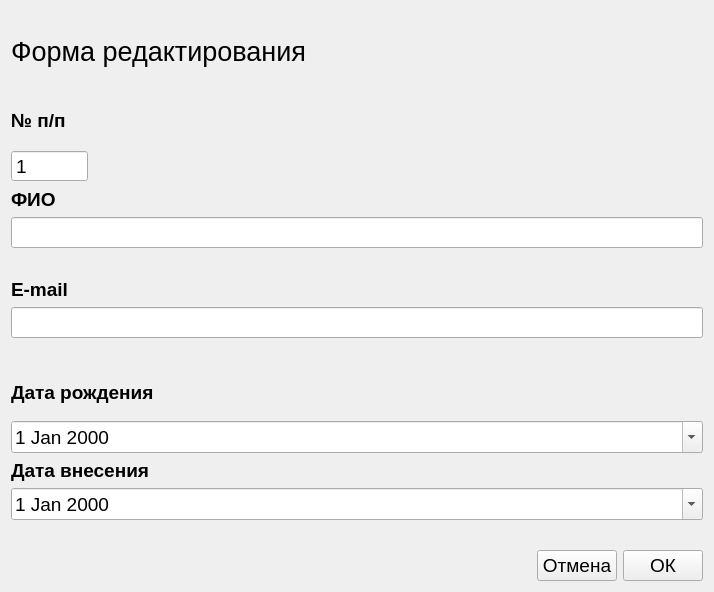
<?xml version="1.0" encoding="UTF-8"?>
<ui version="4.0">
 <class>EditOrChangeWindow</class>
 <widget class="QWidget" name="EditOrChangeWindow">
  <property name="geometry">
   <rect>
    <x>0</x>
    <y>0</y>
    <width>714</width>
    <height>592</height>
   </rect>
  </property>
  <property name="windowTitle">
   <string>Форма редактирования</string>
  </property>
  <layout class="QVBoxLayout" name="verticalLayout_2">
   <item>
    <widget class="QLabel" name="label_6">
     <property name="sizePolicy">
      <sizepolicy hsizetype="Preferred" vsizetype="Fixed">
       <horstretch>0</horstretch>
       <verstretch>0</verstretch>
      </sizepolicy>
     </property>
     <property name="minimumSize">
      <size>
       <width>0</width>
       <height>80</height>
      </size>
     </property>
     <property name="font">
      <font>
       <pointsize>20</pointsize>
      </font>
     </property>
     <property name="text">
      <string>Форма редактирования</string>
     </property>
    </widget>
   </item>
   <item>
    <layout class="QVBoxLayout" name="verticalLayout">
     <item>
      <layout class="QGridLayout" name="gridLayout">
       <item row="1" column="0">
        <widget class="QSpinBox" name="seqNumber">
         <property name="font">
          <font>
           <pointsize>14</pointsize>
          </font>
         </property>
         <property name="readOnly">
          <bool>true</bool>
         </property>
         <property name="buttonSymbols">
          <enum>QAbstractSpinBox::NoButtons</enum>
         </property>
         <property name="minimum">
          <number>1</number>
         </property>
         <property name="maximum">
          <number>999999999</number>
         </property>
        </widget>
       </item>
       <item row="0" column="0">
        <widget class="QLabel" name="label_2">
         <property name="font">
          <font>
           <pointsize>14</pointsize>
           <weight>75</weight>
           <bold>true</bold>
          </font>
         </property>
         <property name="text">
          <string>№ п/п</string>
         </property>
        </widget>
       </item>
       <item row="1" column="1">
        <spacer name="horizontalSpacer_2">
         <property name="orientation">
          <enum>Qt::Horizontal</enum>
         </property>
         <property name="sizeHint" stdset="0">
          <size>
           <width>20</width>
           <height>20</height>
          </size>
         </property>
        </spacer>
       </item>
      </layout>
     </item>
     <item>
      <layout class="QGridLayout" name="gridLayout_2">
       <item row="3" column="0">
        <widget class="QLabel" name="fullNameError">
         <property name="font">
          <font>
           <pointsize>12</pointsize>
          </font>
         </property>
         <property name="text">
          <string/>
         </property>
        </widget>
       </item>
       <item row="1" column="0">
        <widget class="QLabel" name="label">
         <property name="font">
          <font>
           <pointsize>14</pointsize>
           <weight>75</weight>
           <bold>true</bold>
          </font>
         </property>
         <property name="text">
          <string>ФИО</string>
         </property>
        </widget>
       </item>
       <item row="2" column="0">
        <widget class="QLineEdit" name="fullName">
         <property name="font">
          <font>
           <pointsize>14</pointsize>
          </font>
         </property>
        </widget>
       </item>
      </layout>
     </item>
     <item>
      <layout class="QGridLayout" name="gridLayout_3">
       <item row="2" column="0">
        <widget class="QLabel" name="emailError">
         <property name="font">
          <font>
           <pointsize>12</pointsize>
          </font>
         </property>
         <property name="text">
          <string/>
         </property>
        </widget>
       </item>
       <item row="0" column="0">
        <widget class="QLabel" name="label_3">
         <property name="font">
          <font>
           <pointsize>14</pointsize>
           <weight>75</weight>
           <bold>true</bold>
          </font>
         </property>
         <property name="text">
          <string>E-mail</string>
         </property>
        </widget>
       </item>
       <item row="1" column="0">
        <widget class="QLineEdit" name="email">
         <property name="font">
          <font>
           <pointsize>14</pointsize>
          </font>
         </property>
        </widget>
       </item>
      </layout>
     </item>
     <item>
      <layout class="QGridLayout" name="gridLayout_4">
       <item row="0" column="0">
        <widget class="QLabel" name="label_4">
         <property name="font">
          <font>
           <pointsize>14</pointsize>
           <weight>75</weight>
           <bold>true</bold>
          </font>
         </property>
         <property name="text">
          <string>Дата рождения</string>
         </property>
        </widget>
       </item>
       <item row="1" column="0">
        <widget class="QDateEdit" name="dateofbirth">
         <property name="font">
          <font>
           <pointsize>14</pointsize>
          </font>
         </property>
         <property name="buttonSymbols">
          <enum>QAbstractSpinBox::NoButtons</enum>
         </property>
         <property name="calendarPopup">
          <bool>true</bool>
         </property>
        </widget>
       </item>
      </layout>
     </item>
     <item>
      <layout class="QGridLayout" name="gridLayout_5">
       <item row="0" column="0">
        <widget class="QLabel" name="label_5">
         <property name="font">
          <font>
           <pointsize>14</pointsize>
           <weight>75</weight>
           <bold>true</bold>
          </font>
         </property>
         <property name="text">
          <string>Дата внесения</string>
         </property>
        </widget>
       </item>
       <item row="1" column="0">
        <widget class="QDateEdit" name="dateOfedit">
         <property name="font">
          <font>
           <pointsize>14</pointsize>
          </font>
         </property>
         <property name="buttonSymbols">
          <enum>QAbstractSpinBox::NoButtons</enum>
         </property>
         <property name="calendarPopup">
          <bool>true</bool>
         </property>
        </widget>
       </item>
       <item row="2" column="0">
        <widget class="QLabel" name="dateError">
         <property name="font">
          <font>
           <pointsize>12</pointsize>
          </font>
         </property>
         <property name="text">
          <string/>
         </property>
        </widget>
       </item>
      </layout>
     </item>
     <item>
      <layout class="QHBoxLayout" name="horizontalLayout">
       <item>
        <spacer name="horizontalSpacer">
         <property name="orientation">
          <enum>Qt::Horizontal</enum>
         </property>
         <property name="sizeHint" stdset="0">
          <size>
           <width>40</width>
           <height>20</height>
          </size>
         </property>
        </spacer>
       </item>
       <item>
        <widget class="QPushButton" name="cancelButton">
         <property name="font">
          <font>
           <pointsize>14</pointsize>
          </font>
         </property>
         <property name="text">
          <string>Отмена</string>
         </property>
        </widget>
       </item>
       <item>
        <widget class="QPushButton" name="OKButton">
         <property name="font">
          <font>
           <pointsize>14</pointsize>
          </font>
         </property>
         <property name="text">
          <string>ОК</string>
         </property>
        </widget>
       </item>
      </layout>
     </item>
    </layout>
   </item>
  </layout>
 </widget>
 <resources/>
 <connections/>
</ui>
